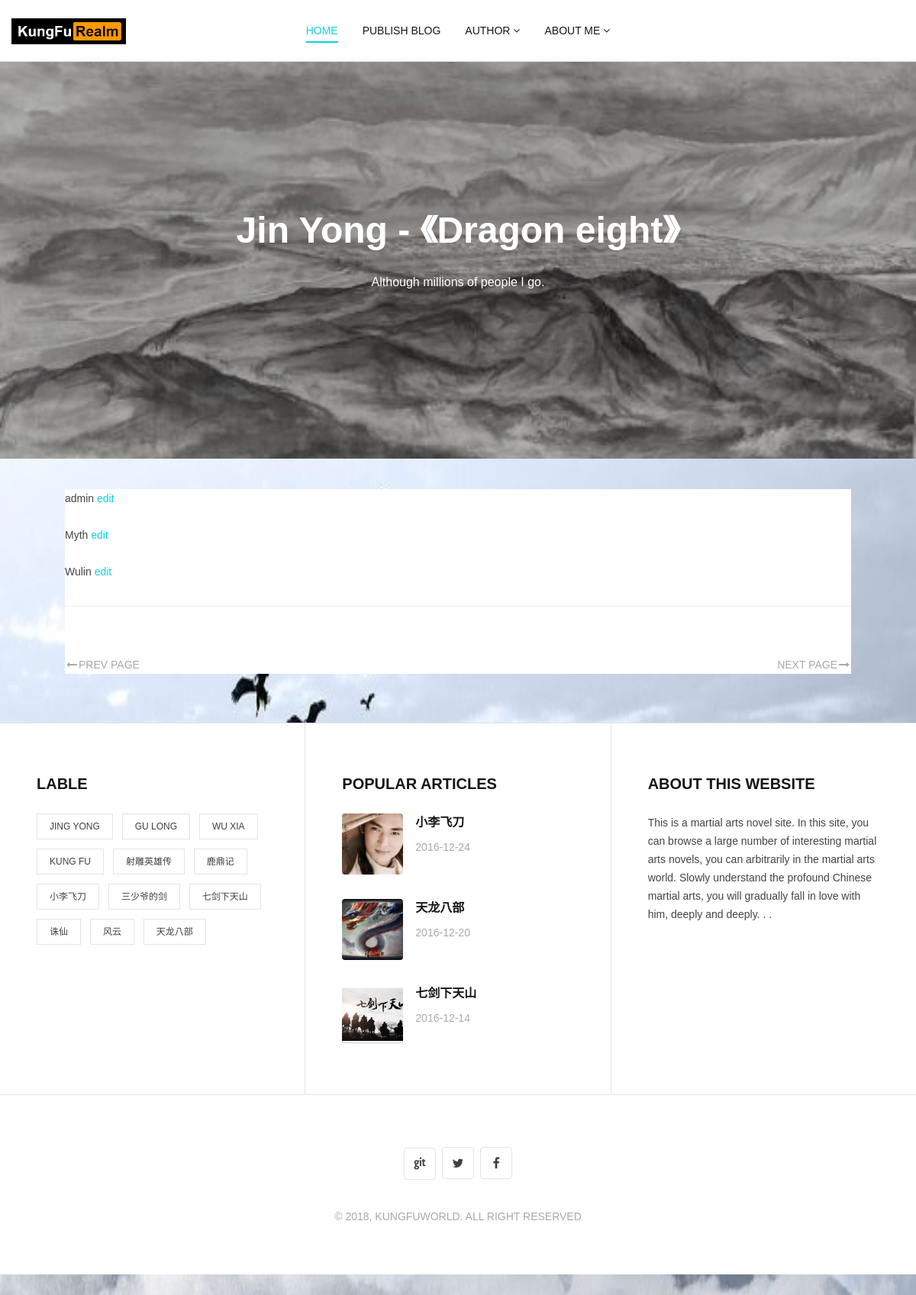
Screenshot of /admin/mange-user (signed in) with the database file from the repository.
### app/models.py (models this page shows, shortened)
class User(UserMixin, db.Model):
    __tablename__ = 'users'
    __searchable__ = ['username']
    id = db.Column(db.Integer, primary_key=True)
    email = db.Column(db.String(128), unique=True, index=True)
    username = db.Column(db.String(64), unique=True, index=True)
    role_id = db.Column(db.Integer, db.ForeignKey('roles.id'))
    password_hash = db.Column(db.String(128))
    confirmed = db.Column(db.Boolean, default=False)
    name = db.Column(db.String(64))
    location = db.Column(db.String(64))
    about_me = db.Column(db.Text())
    member_since = db.Column(db.DateTime(), default=datetime.utcnow)
    last_seen = db.Column(db.DateTime(), default=datetime.utcnow)
    avatar_hash = db.Column(db.String(32))
    posts = db.relationship('Post', backref='author', lazy='dynamic')
    user_avatar = db.Column(db.String(128), default=None)
    diy_avatar = db.Column(db.Text)
    followed = db.relationship('Follow', foreign_keys=[Follow.follower_id], backref=db.backref('follower', lazy='joined'),
                               lazy='dynamic', cascade='all, delete-orphan')
    followers = db.relationship('Follow', foreign_keys=[Follow.followed_id], backref=db.backref('followed', lazy='joined'),
                               lazy='dynamic', cascade='all, delete-orphan')
    comments = db.relationship('Comment', backref='author', lazy='dynamic')
    @property
    def password(self):
        raise AttributeError('password is not a readable attribute')
    def can(self, permissions):
        return self.role is not None and (self.role.permissions & permissions) == permissions
    def is_administrator(self):
        return self.can(Permission.ADMINISTER)
    def ping(self):
        self.last_seen = datetime.utcnow()
        db.session.add(self)
        db.session.commit()
    def __repr__(self):
        return '<User %r>' % self.username

### app/main/views.py (the view)
@main.route('/admin/mange-user')
@login_required
@admin_required
def manage_user():
    users = User.query.all()
    print(users)
    return render_template('manage_user.html', users=users)

### app/api/views.py (called while the page is built)
@api.before_app_request
def checkmobile():
    MB = False
    if checkMobile(request):
        MB = True

### app/auth/views.py (called while the page is built)
@auth.before_app_request
def before_request():
    if current_user.is_authenticated:
        current_user.ping()
        if not current_user.confirmed and request.endpoint and request.endpoint[:5] != 'auth.' \
                and request.endpoint != 'static':
            return redirect(url_for('auth.unconfirmed'))

### app/main/__init__.py (called while the page is built)
@main.app_context_processor
def inject_permissions():
    return dict(Permission=Permission)

### app/models.py (called while the page is built)
@login_manager.user_loader
def load_user(user_id):
    return User.query.get(int(user_id))

### app/templates/manage_user.html (shortened to what this page needs)
{% extends "base.html" %}
{% import "bootstrap/wtf.html" as wtf %}
{% block content %}
<div class="page-header">
{% if current_user.is_administrator() %}
{% for i in users %}
<p>
{{ i.username }} <a href="{{ url_for('main.edit_profile_admin',id=i.id) }}" >edit</a>
{% endfor %}
</p>
{% endif %}
</div>
{% endblock %}

### app/static/css/style.css (style rules this page uses)
body { font-family: "Microsoft YaHei", Helvetica, Arial, FreeSans, Arimo, "Droid Sans", "wenquanyi micro hei", "Hiragino Sans GB", "Hiragino Sans GB W3", "FontAwesome", sans-serif; font-weight: normal; font-size: 14px; line-height: 24px; color: #404040; position: relative; }
body.has-fixed-navbar { margin-top: 81px; }
a { color: #0dd0e7; -webkit-transition: all 0.2s; -moz-transition: all 0.2s; -ms-transition: all 0.2s; -o-transition: all 0.2s; transition: all 0.2s; }
p { margin: 0px 0px 24px; }

### rows the page displays
User: username "admin"
User: username "Myth"
User: username "Wulin"
